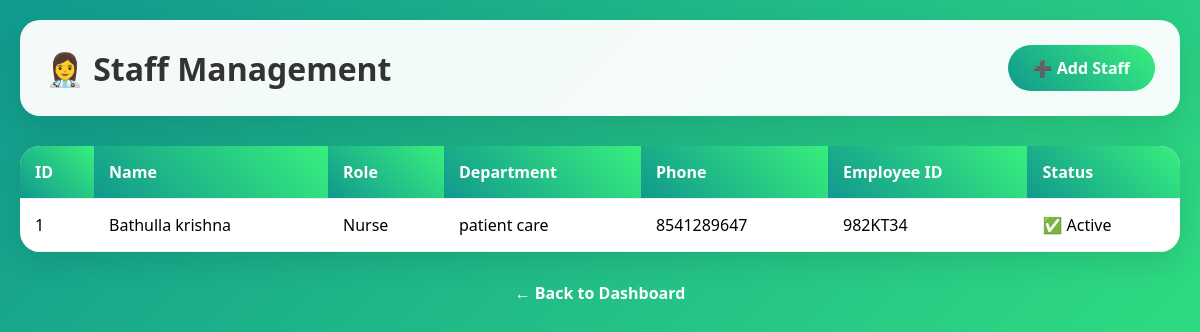
Page /staff/ on the committed database.
### app1/models.py (models this page shows, shortened)
class Staff(models.Model):
    ROLE_CHOICES = [
        ('NURSE', 'Nurse'),
        ('RECEPTIONIST', 'Receptionist'),
        ('LAB_TECH', 'Lab Technician'),
        ('PHARMACIST', 'Pharmacist'),
        ('ADMIN', 'Administrator'),
    ]
    first_name = models.CharField(max_length=50)
    last_name = models.CharField(max_length=50)
    role = models.CharField(max_length=20, choices=ROLE_CHOICES)
    phone = models.CharField(max_length=15)
    department = models.CharField(max_length=50)
    employee_id = models.CharField(max_length=20, unique=True)
    hire_date = models.DateField()
    salary = models.DecimalField(max_digits=10, decimal_places=2)
    shift_timing = models.CharField(max_length=50)  # "9AM-5PM", "Night Shift"
    is_active = models.BooleanField(default=True)

### app1/views.py (the view)
# urls.py: path("staff/", views.staff_list, name="staff_list"),
def staff_list(request):
    staff_list = Staff.objects.all()
    return render(request, 'staff/list.html', {'staff': staff_list})

### templates/staff/list.html (shortened to what this page needs)
<!DOCTYPE html>
<html>
<head>
</head>
<body>
    <div class="container">
        <div class="header">
            <h1>👩‍⚕️ Staff Management</h1>
            <a href="{% url 'staff_create' %}" class="btn">➕ Add Staff</a>
        </div>
        <div class="table-container">
            {% if staff %}
                <table>
                    <thead>
                        <tr>
                            <th>ID</th>
                            <th>Name</th>
                            <th>Role</th>
                            <th>Department</th>
                            <th>Phone</th>
                            <th>Employee ID</th>
                            <th>Status</th>
                        </tr>
                    </thead>
                    <tbody>
                        {% for member in staff %}
                        <tr>
                            <td>{{ member.id }}</td>
                            <td>{{ member.first_name }} {{ member.last_name }}</td>
                            <td>{{ member.get_role_display }}</td>
                            <td>{{ member.department }}</td>
                            <td>{{ member.phone }}</td>
                            <td>{{ member.employee_id }}</td>
                            <td>{% if member.is_active %}✅ Active{% else %}❌ Inactive{% endif %}</td>
                        </tr>
                        {% endfor %}
                    </tbody>
                </table>
            {% else %}
                <div class="empty">
                    <h3>No staff members found</h3>
                    <a href="{% url 'staff_create' %}" class="btn">Add First Staff Member</a>
                </div>
            {% endif %}
        </div>
        <div style="text-align:center;margin-top:30px;">
            <a href="/dashboard/" style="color:white;text-decoration:none;font-weight:600;">← Back to Dashboard</a>
        </div>
    </div>
</body>
</html>

### templates/staff/list.html (style rules this page uses)
* { margin:0; padding:0; box-sizing:border-box; }
body { font-family:'Segoe UI', sans-serif; background:linear-gradient(135deg, #11998e, #38ef7d); min-height:100vh; }
.container { max-width:1200px; margin:auto; padding:20px; }
.header { background:rgba(255,255,255,0.95); border-radius:20px; padding:25px; display:flex; justify-content:space-between; align-items:center; box-shadow:0 15px 35px rgba(0,0,0,0.1); margin-bottom:30px; }
.header h1 { color:#333; font-size:2em; }
.btn { background:linear-gradient(45deg, #11998e, #38ef7d); padding:12px 25px; border-radius:25px; color:white; text-decoration:none; font-weight:600; transition:0.3s; }
.table-container { background:white; border-radius:20px; box-shadow:0 10px 30px rgba(0,0,0,0.1); overflow:hidden; }
table { width:100%; border-collapse:collapse; }
th, td { padding:15px; border-bottom:1px solid #eee; text-align:left; }
th { background:linear-gradient(45deg, #11998e, #38ef7d); color:white; font-weight:600; }

### rows in the picture
Staff: id "1", first_name "Bathulla", last_name "krishna", role "Nurse", department "patient care", phone "8541289647", employee_id "982KT34", is_active "✅ Active"
